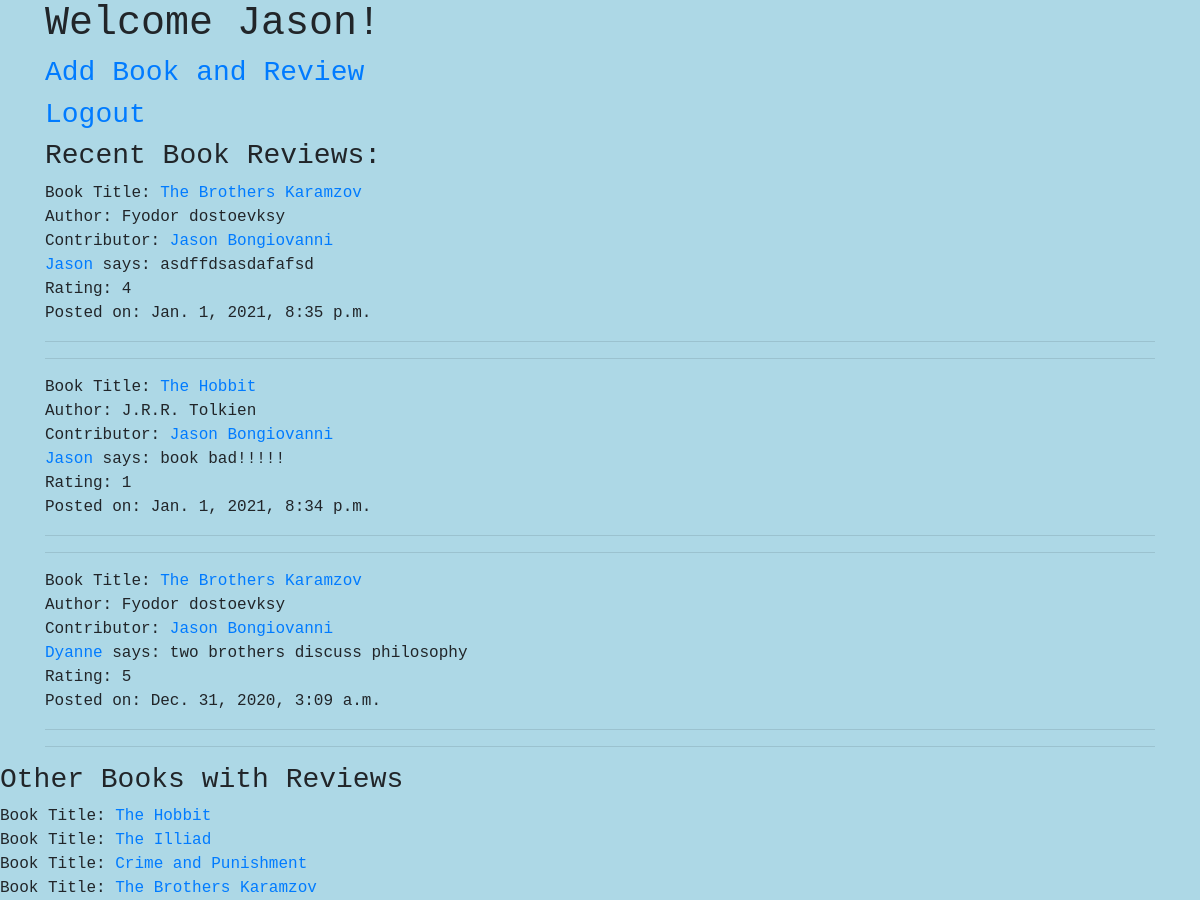
Before: /reads/ (signed in) with the older database file.
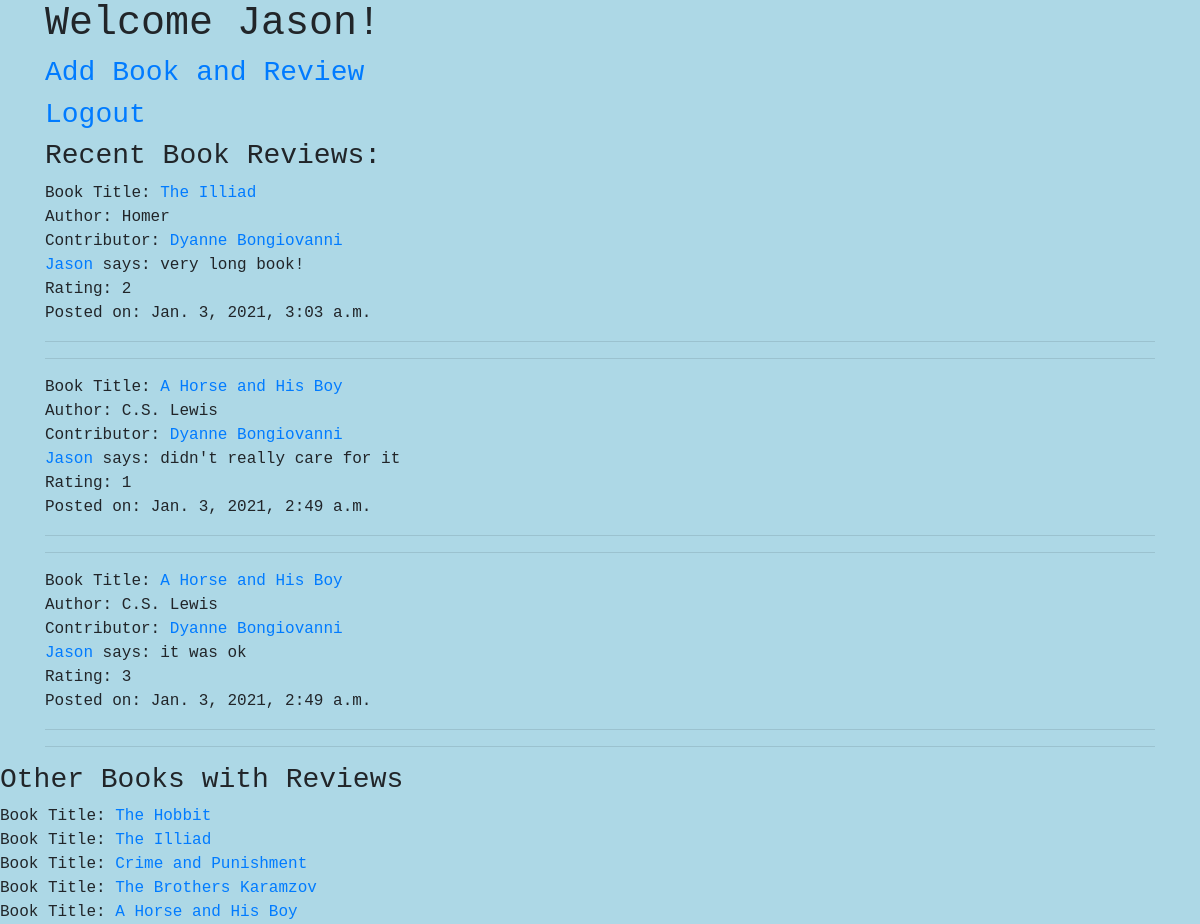
After: the same page with the newer database file.
### reads_app/models.py (models this page shows)
class Review(models.Model):
    content = models.CharField(max_length=255)
    rating = models.IntegerField()
    poster = models.ForeignKey(User, related_name="user_reviews", on_delete=models.CASCADE)
    book = models.ForeignKey(Book, related_name="book_reviews", on_delete=models.CASCADE)
    created_at = models.DateTimeField(auto_now_add = True)
    updated_at = models.DateTimeField(auto_now = True)
    objects = BookManager()

class Book(models.Model):
    title = models.CharField(max_length=255)
    contributor = models.ForeignKey(User, related_name = "book_added", on_delete = models.CASCADE)
    author = models.ForeignKey(Author, related_name = "book_written", on_delete = models.CASCADE)
    created_at = models.DateTimeField(auto_now_add = True)
    updated_at = models.DateTimeField(auto_now = True)
    objects = BookManager()

class Author(models.Model):
    name = models.CharField(max_length=255)
    created_at = models.DateTimeField(auto_now_add = True)
    updated_at = models.DateTimeField(auto_now = True)
    objects = BookManager()

### registration_app/models.py (models this page shows)
class User(models.Model):
    first_name = models.CharField(max_length=45)
    last_name = models.CharField(max_length=45)
    email = models.EmailField(unique=True)
    password = models.CharField(max_length=255)
    objects = UserManager()

### reads_app/views.py (the view)
# urls.py: path('', views.index),
def index(request):
    context = {
        "user": User.objects.get(id = request.session['user_id']),
        "recent_reviews": Review.objects.all().order_by('-created_at')[0:3],
        "books": Book.objects.all()
    }
    return render(request, "books_home.html", context)

### reads_app/templates/books_home.html (shortened to what this page needs)
<!DOCTYPE html>
<html lang="en">
<head>
    <link href="https://stackpath.bootstrapcdn.com/bootstrap/4.5.0/css/bootstrap.min.css" rel="stylesheet">
    {% load static %}
    <link rel="stylesheet" href="{% static 'logreg/style.css' %}">
</head>
<body class="body_home">
    <div class="container">
        <h1>Welcome {{user.first_name}}!</h1>
        <h3><a href="add_book">Add Book and Review</a></h3>
        <h3><a href="/">Logout</a></h3>
        <h3>Recent Book Reviews:</h3>
        {% for review in recent_reviews %}
            Book Title: <a href="{{review.book.id}}">{{review.book.title}}</a><br>
            Author: {{review.book.author.name}}<br>
            Contributor: <a href="user/{{review.book.contributor.id}}">{{review.book.contributor.first_name}} {{review.book.contributor.last_name}}</a><br>
            <a href="user/{{review.poster.id}}">{{review.poster.first_name}} {{reviewsposter.last_name}}</a> says: {{review.content}}<br>
            Rating: {{review.rating}}<br>
            Posted on: {{review.created_at}}<br>
            <hr>
            <hr>
        {% endfor %}
    </div>
    <div class="container2">
        <h3>Other Books with Reviews</h3>
        {% for Book in books %}
                Book Title: <a href="{{Book.id}}">{{Book.title}}</a><br>
        {% endfor %}
    </div>
</body>
</html>

Changed rows visible on the page:
no longer on this page (row unchanged): Review: book "The Brothers Karamzov", book.author.name "Fyodor dostoevksy", book.contributor.first_name "Jason", book.contributor.last_name "Bongiovanni", poster.first_name "Jason", content "asdffdsasdafafsd", rating "4", created_at "Jan. 1, 2021, 8:35 p.m."
no longer on this page (row unchanged): Review: book "The Hobbit", book.author.name "J.R.R. Tolkien", book.contributor.first_name "Jason", book.contributor.last_name "Bongiovanni", poster.first_name "Jason", content "book bad!!!!!", rating "1", created_at "Jan. 1, 2021, 8:34 p.m."
no longer on this page (row unchanged): Review: book "The Brothers Karamzov", book.author.name "Fyodor dostoevksy", book.contributor.first_name "Jason", book.contributor.last_name "Bongiovanni", poster.first_name "Dyanne", content "two brothers discuss philosophy", rating "5", created_at "Dec. 31, 2020, 3:09 a.m."
added Review: book "The Illiad", book.author.name "Homer", book.contributor.first_name "Dyanne", book.contributor.last_name "Bongiovanni", poster.first_name "Jason", content "very long book!", rating "2", created_at "Jan. 3, 2021, 3:03 a.m."
added Review: book "A Horse and His Boy", book.author.name "C.S. Lewis", book.contributor.first_name "Dyanne", book.contributor.last_name "Bongiovanni", poster.first_name "Jason", content "didn't really care for it", rating "1", created_at "Jan. 3, 2021, 2:49 a.m."
added Review: book "A Horse and His Boy", book.author.name "C.S. Lewis", book.contributor.first_name "Dyanne", book.contributor.last_name "Bongiovanni", poster.first_name "Jason", content "it was ok", rating "3", created_at "Jan. 3, 2021, 2:49 a.m."
added Book: title "A Horse and His Boy"
